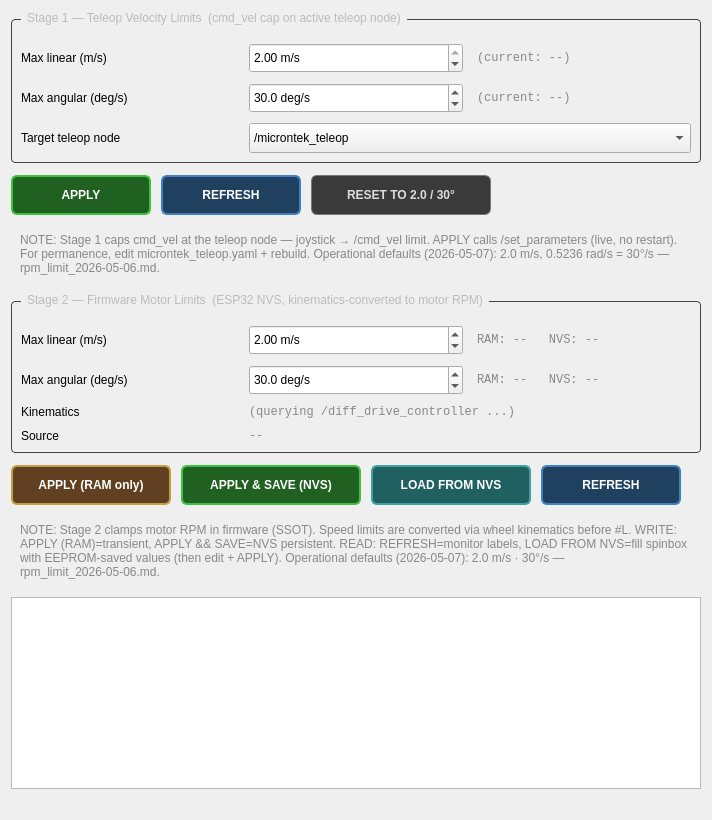
     <widget class="QWidget" name="tab_settings">
      <attribute name="title"><string>Settings</string></attribute>
      <layout class="QVBoxLayout" name="settings_layout">
       <property name="spacing"><number>12</number></property>

       <item>
        <widget class="QGroupBox" name="grp_speed_limits">
         <property name="title"><string>Stage 1 — Teleop Velocity Limits  (cmd_vel cap on active teleop node)</string></property>
         <property name="styleSheet">
          <string notr="true">QGroupBox { color:#bbb; border:1px solid #444; border-radius:4px; margin-top:8px; padding-top:14px; } QGroupBox::title { subcontrol-origin: margin; left:10px; padding:0 4px; }</string>
         </property>
         <layout class="QGridLayout" name="speed_grid">
          <property name="horizontalSpacing"><number>14</number></property>
          <property name="verticalSpacing"><number>10</number></property>

          <!-- Row 0: Linear -->
          <item row="0" column="0">
           <widget class="QLabel" name="lbl_cap_linear">
            <property name="text"><string>Max linear (m/s)</string></property>
           </widget>
          </item>
          <item row="0" column="1">
           <widget class="QDoubleSpinBox" name="spin_max_linear">
            <property name="minimumSize"><size><width>120</width><height>30</height></size></property>
            <property name="decimals"><number>2</number></property>
            <property name="minimum"><double>0.05</double></property>
            <property name="maximum"><double>2.00</double></property>
            <property name="singleStep"><double>0.05</double></property>
            <property name="value"><double>2.00</double></property>
            <property name="suffix"><string> m/s</string></property>
           </widget>
          </item>
          <item row="0" column="2">
           <widget class="QLabel" name="lbl_linear_current">
            <property name="text"><string>(current: --)</string></property>
            <property name="styleSheet"><string notr="true">QLabel { color:#888; font-family:monospace; }</string></property>
           </widget>
          </item>

          <!-- Row 1: Angular (deg/s on the UI, converted to rad/s when published) -->
          <item row="1" column="0">
           <widget class="QLabel" name="lbl_cap_angular">
            <property name="text"><string>Max angular (deg/s)</string></property>
           </widget>
          </item>
          <item row="1" column="1">
           <widget class="QDoubleSpinBox" name="spin_max_angular_deg">
            <property name="minimumSize"><size><width>120</width><height>30</height></size></property>
            <property name="decimals"><number>1</number></property>
            <property name="minimum"><double>1.0</double></property>
            <property name="maximum"><double>120.0</double></property>
            <property name="singleStep"><double>1.0</double></property>
            <property name="value"><double>30.0</double></property>
            <property name="suffix"><string> deg/s</string></property>
           </widget>
          </item>
          <item row="1" column="2">
           <widget class="QLabel" name="lbl_angular_current">
            <property name="text"><string>(current: --)</string></property>
            <property name="styleSheet"><string notr="true">QLabel { color:#888; font-family:monospace; }</string></property>
           </widget>
          </item>

          <!-- Row 2: target node + buttons -->
          <item row="2" column="0">
           <widget class="QLabel" name="lbl_cap_target">
            <property name="text"><string>Target teleop node</string></property>
           </widget>
          </item>
          <item row="2" column="1" colspan="2">
           <widget class="QComboBox" name="cmb_target_node">
            <property name="minimumSize"><size><width>200</width><height>30</height></size></property>
            <item><property name="text"><string>/microntek_teleop</string></property></item>
            <item><property name="text"><string>/pro_controller_teleop</string></property></item>
           </widget>
          </item>

         </layout>
        </widget>
       </item>

       <item>
        <layout class="QHBoxLayout" name="settings_btn_row">
         <property name="spacing"><number>10</number></property>
         <item>
          <widget class="QPushButton" name="btn_settings_apply">
           <property name="minimumSize"><size><width>140</width><height>40</height></size></property>
           <property name="text"><string>APPLY</string></property>
           <property name="styleSheet">
            <string notr="true">QPushButton { background:#206020; color:white; border:2px solid #40c040; border-radius:6px; font-weight:bold; } QPushButton:hover { background:#208020; }</string>
           </property>
          </widget>
         </item>
         <item>
          <widget class="QPushButton" name="btn_settings_refresh">
           <property name="minimumSize"><size><width>140</width><height>40</height></size></property>
           <property name="text"><string>REFRESH</string></property>
           <property name="styleSheet">
            <string notr="true">QPushButton { background:#204060; color:white; border:2px solid #4080c0; border-radius:6px; font-weight:bold; } QPushButton:hover { background:#205080; }</string>
           </property>
          </widget>
         </item>
         <item>
          <widget class="QPushButton" name="btn_settings_defaults">
           <property name="minimumSize"><size><width>180</width><height>40</height></size></property>
           <property name="text"><string>RESET TO 2.0 / 30°</string></property>
           <property name="styleSheet">
            <string notr="true">QPushButton { background:#3a3a3a; color:#ddd; border:1px solid #777; border-radius:6px; font-weight:bold; } QPushButton:hover { background:#4a4a4a; }</string>
           </property>
          </widget>
         </item>
         <item>
          <spacer name="settings_btn_spacer">
           <property name="orientation"><enum>Qt::Horizontal</enum></property>
           <property name="sizeHint" stdset="0"><size><width>20</width><height>20</height></size></property>
          </spacer>
         </item>
        </layout>
       </item>

       <item>
        <widget class="QLabel" name="lbl_settings_hint">
         <property name="wordWrap"><bool>true</bool></property>
         <property name="text"><string>NOTE: Stage 1 caps cmd_vel at the teleop node — joystick → /cmd_vel limit. APPLY calls /set_parameters (live, no restart). For permanence, edit microntek_teleop.yaml + rebuild. Operational defaults (2026-05-07): 2.0 m/s, 0.5236 rad/s = 30°/s — rpm_limit_2026-05-06.md.</string></property>
         <property name="styleSheet"><string notr="true">QLabel { color:#888; font-size:9pt; padding:6px; }</string></property>
        </widget>
       </item>

       <item>
        <widget class="QGroupBox" name="grp_fw_rpm_limits">
         <property name="title"><string>Stage 2 — Firmware Motor Limits  (ESP32 NVS, kinematics-converted to motor RPM)</string></property>
         <property name="styleSheet">
          <string notr="true">QGroupBox { color:#bbb; border:1px solid #444; border-radius:4px; margin-top:8px; padding-top:14px; } QGroupBox::title { subcontrol-origin: margin; left:10px; padding:0 4px; }</string>
         </property>
         <layout class="QGridLayout" name="fw_rpm_grid">
          <property name="horizontalSpacing"><number>14</number></property>
          <property name="verticalSpacing"><number>10</number></property>

          <item row="0" column="0">
           <widget class="QLabel" name="lbl_cap_fw_lin"><property name="text"><string>Max linear (m/s)</string></property></widget>
          </item>
          <item row="0" column="1">
           <widget class="QDoubleSpinBox" name="spin_fw_max_lin">
            <property name="minimumSize"><size><width>120</width><height>30</height></size></property>
            <property name="decimals"><number>2</number></property>
            <property name="minimum"><double>0.01</double></property>
            <property name="maximum"><double>3.00</double></property>
            <property name="singleStep"><double>0.05</double></property>
            <property name="value"><double>2.00</double></property>
            <property name="suffix"><string> m/s</string></property>
           </widget>
          </item>
          <item row="0" column="2">
           <widget class="QLabel" name="lbl_fw_lin_status">
            <property name="text"><string>RAM: --   NVS: --</string></property>
            <property name="styleSheet"><string notr="true">QLabel { color:#888; font-family:monospace; }</string></property>
           </widget>
          </item>

          <item row="1" column="0">
           <widget class="QLabel" name="lbl_cap_fw_rot"><property name="text"><string>Max angular (deg/s)</string></property></widget>
          </item>
          <item row="1" column="1">
           <widget class="QDoubleSpinBox" name="spin_fw_max_rot">
            <property name="minimumSize"><size><width>120</width><height>30</height></size></property>
            <property name="decimals"><number>1</number></property>
            <property name="minimum"><double>1.0</double></property>
            <property name="maximum"><double>360.0</double></property>
            <property name="singleStep"><double>1.0</double></property>
            <property name="value"><double>30.0</double></property>
            <property name="suffix"><string> deg/s</string></property>
           </widget>
          </item>
          <item row="1" column="2">
           <widget class="QLabel" name="lbl_fw_rot_status">
            <property name="text"><string>RAM: --   NVS: --</string></property>
            <property name="styleSheet"><string notr="true">QLabel { color:#888; font-family:monospace; }</string></property>
           </widget>
          </item>

          <item row="2" column="0">
           <widget class="QLabel" name="lbl_cap_fw_kine"><property name="text"><string>Kinematics</string></property></widget>
          </item>
          <item row="2" column="1" colspan="2">
           <widget class="QLabel" name="lbl_fw_kine">
            <property name="text"><string>(querying /diff_drive_controller ...)</string></property>
            <property name="styleSheet"><string notr="true">QLabel { color:#888; font-family:monospace; font-size:9pt; }</string></property>
           </widget>
          </item>

          <item row="3" column="0">
           <widget class="QLabel" name="lbl_cap_fw_source"><property name="text"><string>Source</string></property></widget>
          </item>
          <item row="3" column="1" colspan="2">
           <widget class="QLabel" name="lbl_fw_source">
            <property name="text"><string>--</string></property>
            <property name="styleSheet"><string notr="true">QLabel { color:#888; font-family:monospace; }</string></property>
           </widget>
          </item>

         </layout>
        </widget>
       </item>

       <item>
        <layout class="QHBoxLayout" name="fw_btn_row">
         <property name="spacing"><number>10</number></property>
         <item>
          <widget class="QPushButton" name="btn_fw_apply_ram">
           <property name="minimumSize"><size><width>160</width><height>40</height></size></property>
           <property name="text"><string>APPLY (RAM only)</string></property>
           <property name="toolTip"><string>Send #L with persist=0 — values active until next reboot, NVS untouched</string></property>
           <property name="styleSheet">
            <string notr="true">QPushButton { background:#604020; color:white; border:2px solid #c0a040; border-radius:6px; font-weight:bold; } QPushButton:hover { background:#806030; }</string>
           </property>
          </widget>
         </item>
         <item>
          <widget class="QPushButton" name="btn_fw_apply_nvs">
           <property name="minimumSize"><size><width>180</width><height>40</height></size></property>
           <property name="text"><string>APPLY &amp;&amp; SAVE (NVS)</string></property>
           <property name="toolTip"><string>Send #L with persist=1 — values active AND saved to ESP32 NVS, survive reboot</string></property>
           <property name="styleSheet">
            <string notr="true">QPushButton { background:#206020; color:white; border:2px solid #40c040; border-radius:6px; font-weight:bold; } QPushButton:hover { background:#208020; }</string>
           </property>
          </widget>
         </item>
         <item>
          <widget class="QPushButton" name="btn_fw_load_nvs">
           <property name="minimumSize"><size><width>160</width><height>40</height></size></property>
           <property name="text"><string>LOAD FROM NVS</string></property>
           <property name="toolTip"><string>Read EEPROM-saved values from ESP32 NVS and populate spinboxes (so user can edit and APPLY). Sends #G; on #I echo, fills spinboxes with nvs_lin/nvs_rot fields (survives reboot).</string></property>
           <property name="styleSheet">
            <string notr="true">QPushButton { background:#206060; color:white; border:2px solid #40a0a0; border-radius:6px; font-weight:bold; } QPushButton:hover { background:#208080; }</string>
           </property>
          </widget>
         </item>
         <item>
          <widget class="QPushButton" name="btn_fw_refresh">
           <property name="minimumSize"><size><width>140</width><height>40</height></size></property>
           <property name="text"><string>REFRESH</string></property>
           <property name="toolTip"><string>Monitor: send #G, display RAM/NVS values in labels (does NOT touch spinboxes — use LOAD FROM NVS for that).</string></property>
           <property name="styleSheet">
            <string notr="true">QPushButton { background:#204060; color:white; border:2px solid #4080c0; border-radius:6px; font-weight:bold; } QPushButton:hover { background:#205080; }</string>
           </property>
          </widget>
         </item>
         <item>
          <spacer name="fw_btn_spacer">
           <property name="orientation"><enum>Qt::Horizontal</enum></property>
           <property name="sizeHint" stdset="0"><size><width>20</width><height>20</height></size></property>
          </spacer>
         </item>
        </layout>
       </item>

       <item>
        <widget class="QLabel" name="lbl_fw_hint">
         <property name="wordWrap"><bool>true</bool></property>
         <property name="text"><string>NOTE: Stage 2 clamps motor RPM in firmware (SSOT). Speed limits are converted via wheel kinematics before #L. WRITE: APPLY (RAM)=transient, APPLY &amp;&amp; SAVE=NVS persistent. READ: REFRESH=monitor labels, LOAD FROM NVS=fill spinbox with EEPROM-saved values (then edit + APPLY). Operational defaults (2026-05-07): 2.0 m/s · 30°/s — rpm_limit_2026-05-06.md.</string></property>
         <property name="styleSheet"><string notr="true">QLabel { color:#888; font-size:9pt; padding:6px; }</string></property>
        </widget>
       </item>

       <item>
        <widget class="QPlainTextEdit" name="txt_settings_log">
         <property name="readOnly"><bool>true</bool></property>
         <property name="maximumBlockCount"><number>100</number></property>
         <property name="minimumSize"><size><width>0</width><height>120</height></size></property>
         <property name="styleSheet"><string notr="true">QPlainTextEdit { font-family:monospace; font-size:9pt; }</string></property>
        </widget>
       </item>

       <item>
        <spacer name="settings_v_spacer">
         <property name="orientation"><enum>Qt::Vertical</enum></property>
         <property name="sizeHint" stdset="0"><size><width>20</width><height>20</height></size></property>
        </spacer>
       </item>

      </layout>
     </widget>
